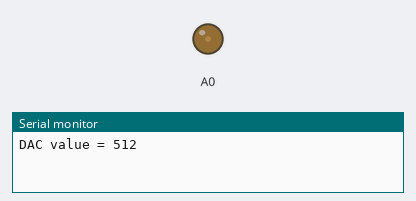
Simulated run of this sketch. Board: Arduino Zero (SAMD21). Parts: output pins drawn as LEDs (lit = HIGH), the last lines printed to the serial monitor.

Above: at 0.05 s.
At 14.9 s:
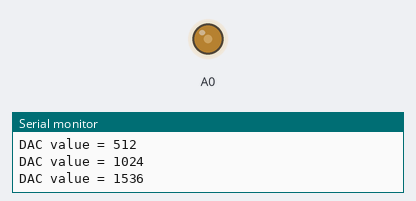
At 29.9 s:
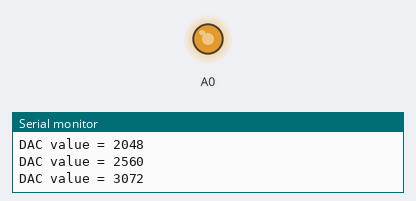
Timing chart, 0 to 39.0 s (numbered marks = the images above):
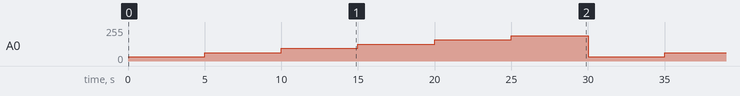

The sketch:

v-test.ino
```cpp
void setup()
{
  Serial.begin(115200);
  analogWriteResolution(12);
}

void loop()
{
  const int values[] = {512, 1024, 1536, 2048, 2560, 3072};

  for (int i = 0; i < 6; i++)
  {
    analogWrite(A0, values[i]);

    Serial.print("DAC value = ");
    Serial.println(values[i]);

    delay(5000);
  }
}
```

Measured:
- by itself, A0: repeats every 30.0 s: 63/255 5.0 s, 95/255 5.0 s, 127/255 5.0 s, 159/255 5.0 s, 191/255 5.0 s, 31/255 5.0 s
